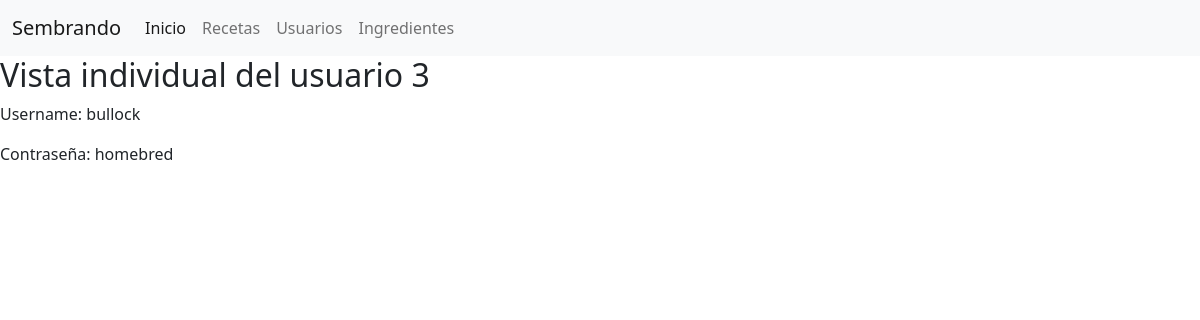
Page /usuarios/3 on the earlier database version.
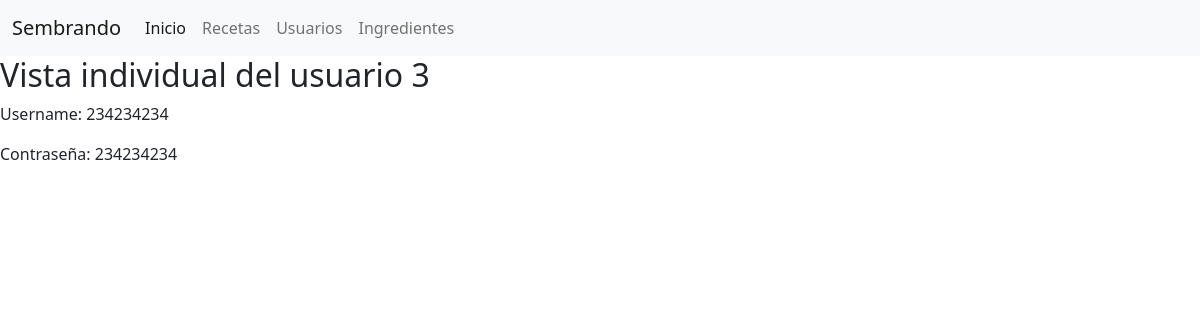
Same page on the later database version.
### tables this page shows
CREATE TABLE usuarios(
id INTEGER PRIMARY KEY AUTOINCREMENT,
nombre TEXT,
clave TEXT
);

### servidor.py (the view)
@app.route('/usuarios/<id>', methods=['GET'])
def verUsuario(id):
    _usuario = usuario.obtenerUsuarioId(id)
    return render_template("index.html", content="usuario", usuario=_usuario[0])

### datos/baseDeDatos.py (called while the page is built)
    def _crear_conexion(self):
        try:
            self.conexion = sqlite3.connect(BaseDeDatos.urlBaseDeDatos)
        except Exception as e:
            print(e)

    def _cerrar_conexion(self):
        self.conexion.close()
        self.conexion = None

    def ejecutar_sql(self, sql, retornar_id_creado=False):
        self._crear_conexion()
        cur = self.conexion.cursor()
        cur.execute(sql)
        filas = cur.fetchall()
        if retornar_id_creado:
            filas = cur.lastrowid
        self.conexion.commit()
        self._cerrar_conexion()
        return filas

### datos/modelos/usuario.py (called while the page is built)
def obtenerUsuarioId(id):
    obtenerUsuarioSqlId = f"""
        SELECT id, nombre, clave
        FROM usuarios
        WHERE id = '{id}'"""
    bd = BaseDeDatos()
    return bd.ejecutar_sql(obtenerUsuarioSqlId)

### templates/index.html (shortened to what this page needs)
{% extends 'base.html' %}
{% block content %}
{% if content == "usuario" %}
<h2> Vista individual del usuario {{usuario[0]}}</h2>
<p>Username: {{usuario[1]}}</p>
<p>Contraseña: {{usuario[2]}}</p>
{% endif %}
{% endblock %}

### templates/base.html (shortened to what this page needs)
<!doctype html>
<html lang="en">
  <head>
    <link href="https://cdn.jsdelivr.net/npm/bootstrap@5.1.3/dist/css/bootstrap.min.css" rel="stylesheet">
  </head>
  <body>
    <nav class="navbar navbar-expand-lg navbar-light bg-light">
  <div class="container-fluid">
    <a class="navbar-brand" href="/">Sembrando</a>
    <div class="collapse navbar-collapse" id="navbarSupportedContent">
      <ul class="navbar-nav me-auto mb-2 mb-lg-0">
        <li class="nav-item">
          <a class="nav-link active" aria-current="page" href="/">Inicio</a>
        </li>
        <li class="nav-item">
          <a class="nav-link" href="/recetas">Recetas</a>
        </li>
        <li class="nav-item">
          <a class="nav-link" href="/usuarios">Usuarios</a>
        </li>
                <li class="nav-item">
          <a class="nav-link" href="/ingredientes">Ingredientes</a>
        </li>
      </ul>
    </div>
  </div>
</nav>
        <div class="content">
        {% block content %} {% endblock %}
    </div>
  </body>
</html>

Differences in the rows shown:
changed usuarios id 3: nombre "bullock" → "234234234"; clave "homebred" → "234234234"
